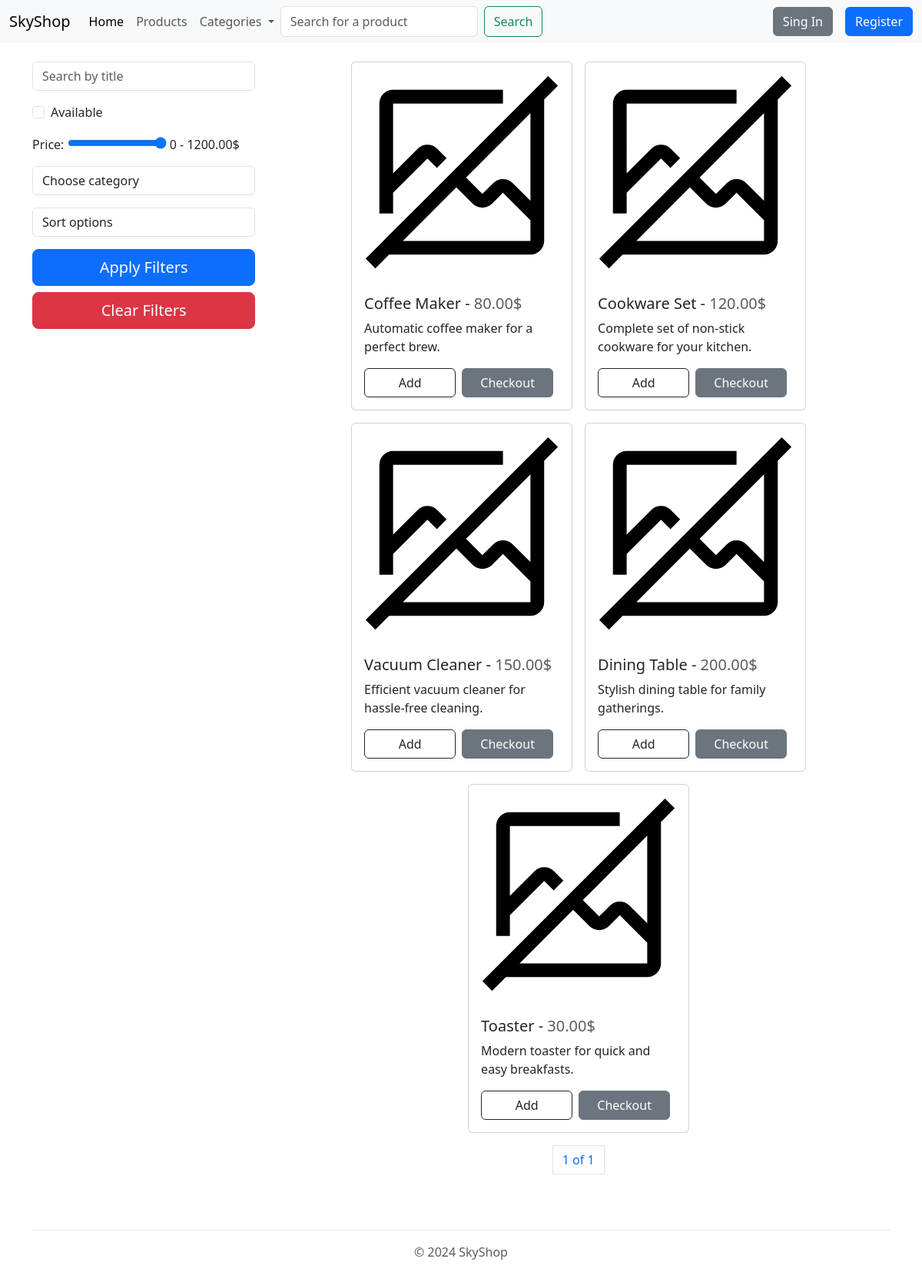
Screenshot of /products/?category=3 with the database file from the repository.
### store/models.py (models this page shows, shortened)
class Product(models.Model):
    title = models.CharField(max_length=100, unique=True)
    description = models.TextField()
    price = models.DecimalField(max_digits=10, decimal_places=2)
    category = models.ForeignKey(Category, on_delete=models.CASCADE)
    image = models.ImageField(upload_to='products', null=True, blank=True)
    quantity = models.PositiveIntegerField()
    discount = models.PositiveIntegerField(null=True, blank=True)
    sales_count = models.PositiveIntegerField(default=0)

### store/views.py (the view)
# urls.py: path('products/', ProductListView.as_view(), name='products'),
class ProductListView(ListView):
    template_name = 'products.html'
    queryset = Product.objects.all()
    paginate_by = 6
    def get_context_data(self, **kwargs: Any) -> dict[str, Any]:
        context = super().get_context_data(**kwargs)
        context['max_price'] = Product.objects.all().order_by(
            '-price').first().price
        return context
    def get_filter_data(self):
        if self.request.GET:
            title = self.request.GET.get('search')
            sort_type = self.request.GET.get('sort')
            available = self.request.GET.get('available')
            price_range = self.request.GET.get('price_range')
            category = self.request.GET.get('category')
            queryset = Product.objects.all()
            if title:
                queryset = queryset.filter(title__icontains=title)
            if sort_type == 'price_asc':
                queryset = queryset.order_by('price')
            elif sort_type == 'price_desc':
                queryset = queryset.order_by('-price')
            elif sort_type == 'popularity':
                queryset = queryset.order_by('-sales_count')
            if category:
                queryset = queryset.filter(category__id=category)
            if available:
                queryset = queryset.filter(price__gt=0)
            if price_range:
                queryset = queryset.filter(price__lte=price_range)
            if category:
                queryset = queryset.filter(category_id=category)
        else:
            queryset = Product.objects.all()
        return queryset
    def get(self, request: HttpRequest, *args: Any, **kwargs: Any) -> HttpResponse:
        filtered_queryset = self.get_filter_data()
        self.queryset = filtered_queryset
        return super().get(request, *args, **kwargs)

### store/context_processor.py (called while the page is built)
def categories_context(request):
    categories = Category.objects.all()
    return {'categories': categories}

### store/templates/products.html (shortened to what this page needs)
{% extends 'base.html' %}
{% load static %}
{% block content %}
<div class="d-flex w-100 justify-content-md-start gap-3">
    <div class="pt-4" style="width: 300px;">
        <form method="GET" class="d-flex flex-column  gap-3">
            <input type="text" name="search" placeholder="Search by title" class="form-control">
            <div class="form-check">
                <input name="available" class="form-check-input" type="checkbox" value="True" id="defaultCheck1">
                <label class="form-check-label" for="defaultCheck1">
                    Available
                </label>
            </div>
            <div data-role="rangeslider">
                <label for="price_range">Price:</label>
                <input type="range" name="price_range" id="price_min" value="{{max_price}}" min="0" max="{{ max_price }}">
                <output for="price_range" id="price_output"> 0 - {{ max_price }}$</output>
            </div>
            <select class="form-control" name="category">
                <option value="">Choose category</option>
            </select>
            <select class="form-control" name="sort">
                <option value="">Sort options</option>
            </select>
            <button type="submit" class="btn btn-primary btn-lg btn-block w-100">Apply Filters</button>
        </form>
        <a href="{% url 'products' %}" class="btn btn-danger btn-lg btn-block w-100 mt-2">Clear Filters</a>
    </div>
    <div class="w-75 d-flex justify-content-center align-items-center flex-column gap-3">
        <div class="d-flex w-100 justify-content-center align-items-center flex-shrink-1 flex-wrap gap-3 pt-4">
            {% if object_list %}
                {% for product in object_list %}
                    <div class="card" style="width: 18rem;">
                        <img src="{% if product.image %}{{ product.image.url }}{% else %}{% static 'images/no-image.svg' %}{% endif %}" class="card-img-top" alt="...">
                        <div class="card-body">
                            <h5 class="card-title">{{ product.title }} - <span class="text-muted">{{ product.price }}$</span></h5>
                            <p class="card-text">{{ product.description }}</p>
                            <div class="d-grid gap-2 d-md-flex justify-content-md-start">
                                <button class="btn btn-outline-dark w-50" type="button">Add</button>
                                <a class="btn btn-secondary me-md-2 w-50" type="button" href="{% url 'products' pk=product.id %}">Checkout</a>
                            </div>
                        </div>
                    </div>
                    {% endfor %}
                </div>
                <nav aria-label="Page navigation example">
                    <ul class="pagination justify-content-center">
                        <li class="page-item"><a class="page-link">{{ page_obj.number }} of {{ page_obj.paginator.num_pages }}</a></li>
                    </ul>
                    </nav>
            {% else %}
                    <h1>No products available</h1>
            {% endif %}
    </div>
</div>
{% endblock %}

### rows the page displays
Product: price_range "1200", price "1200.00"
Product: title "Coffee Maker", price "80.00", description "Automatic coffee maker for a perfect brew."
Product: title "Cookware Set", price "120.00", description "Complete set of non-stick cookware for your kitchen."
Product: title "Vacuum Cleaner", price "150.00", description "Efficient vacuum cleaner for hassle-free cleaning."
Product: title "Dining Table", price "200.00", description "Stylish dining table for family gatherings."
Product: title "Toaster", price "30.00", description "Modern toaster for quick and easy breakfasts."

### other values shown
{{ page_obj.number }} "1"
{{ page_obj.paginator.num_pages }} "1"
